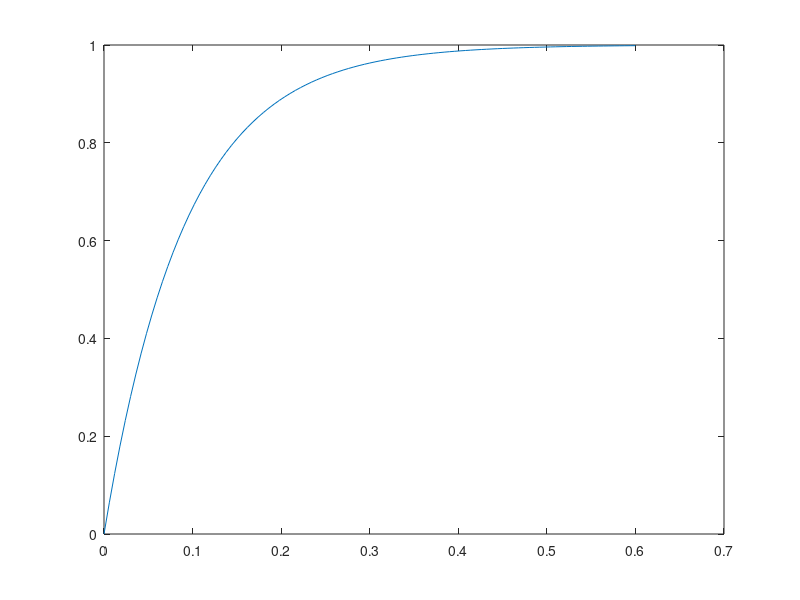

MATLAB code for this plot:
close all

k = .0555556;
br = 198;
G = tf(k*br,[1,k*br]);
[y,t] = step(G);

ssVal = y(end);
t_10index = find(  y > .1*ssVal, 1, 'first');
% I've done the 10% index, you do the 90%:
t_90index  = find(  y > .9*ssVal, 1, 'first');
tr = t(t_90index )-t(t_10index );

plot(t,y)

